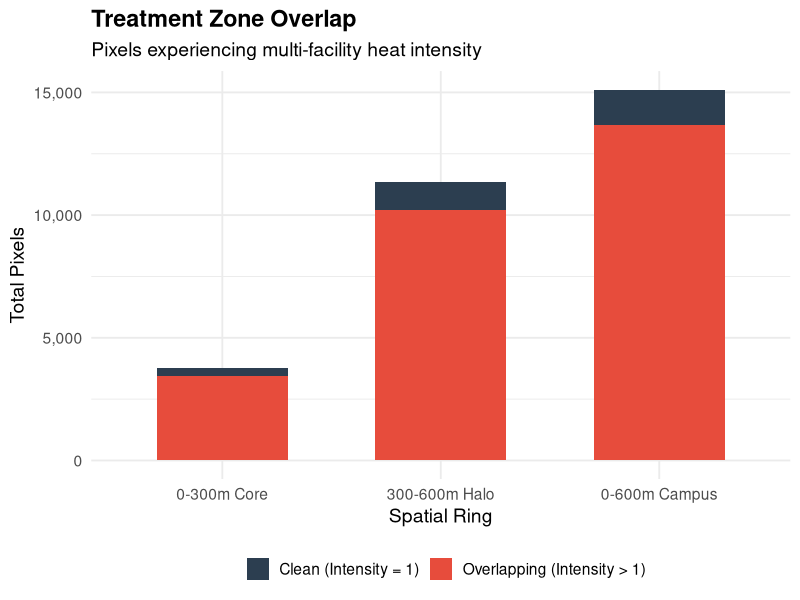
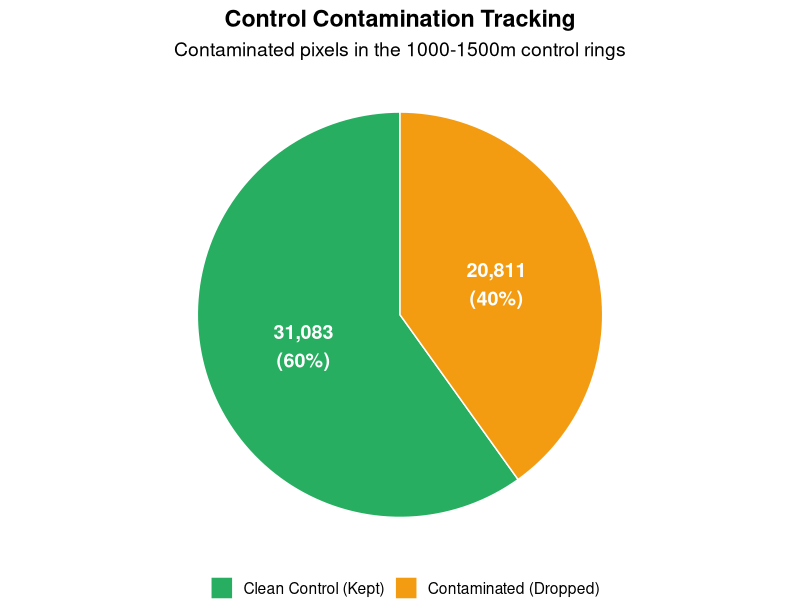

These charts were generated, in order, by the following R code:
# fig_contamination.R — Visualizing Spatial Contamination & Overlap
library(tidyverse)
library(here)
options(bitmapType = "cairo")

# --- 1. Load the Evaluation Data ---
df <- read_csv(here("results", "facility_contamination_ratios.csv"), show_col_types = FALSE)

# ==============================================================================
# PLOT 1: TREATMENT ZONE OVERLAP (STACKED BAR CHART)
# ==============================================================================
treat_data <- df %>%
  mutate(
    clean_treat_px = drop_treat_px,
    multi_treated_px = additive_treat_px - drop_treat_px 
  ) %>%
  group_by(ring) %>%
  summarise(
    Clean_Treat = sum(clean_treat_px),
    Multi_Treated = sum(multi_treated_px),
    .groups = "drop"
  ) %>%
  mutate(ring = factor(ring, levels = c("0_to_300", "300_to_600", "0_to_600"), 
                       labels = c("0-300m Core", "300-600m Halo", "0-600m Campus"))) %>%
  pivot_longer(cols = c(Clean_Treat, Multi_Treated), names_to = "Category", values_to = "Pixels")

p_treat <- ggplot(treat_data, aes(x = ring, y = Pixels, fill = Category)) +
  geom_bar(stat = "identity", position = "stack", width = 0.6) +
  scale_fill_manual(values = c("Clean_Treat" = "#2c3e50", "Multi_Treated" = "#e74c3c"),
                    labels = c("Clean (Intensity = 1)", "Overlapping (Intensity > 1)")) +
  scale_y_continuous(labels = scales::comma) +
  labs(title = "Treatment Zone Overlap",
       subtitle = "Pixels experiencing multi-facility heat intensity",
       x = "Spatial Ring", y = "Total Pixels", fill = "") +
  theme_minimal(base_size = 14) +
  theme(legend.position = "bottom", 
        plot.title = element_text(face = "bold"))

ggsave(here("results", "fig_treatment_overlap.png"), plot = p_treat, width = 8, height = 6, dpi = 300)
cat("Treatment bar chart saved to results/fig_treatment_overlap.png\n")


# ==============================================================================
# PLOT 2: CONTROL HYGIENE (PIE CHART)
# ==============================================================================
# We filter to just ONE ring (0_to_600) because the 1000m-1500m control boundary 
# is identical for all tests. Summing them all would triple-count the data.
control_data <- df %>%
  filter(ring == "0_to_600") %>%
  summarise(
    Clean_Control = sum(clean_control_px),
    Contaminated_Control = sum(raw_control_px - clean_control_px)
  ) %>%
  pivot_longer(cols = everything(), names_to = "Category", values_to = "Pixels") %>%
  mutate(
    Fraction = Pixels / sum(Pixels),
    # Create a nice label with the raw count and the percentage
    Label = paste0(scales::comma(Pixels), "\n(", scales::percent(Fraction, accuracy = 1), ")")
  )

p_control <- ggplot(control_data, aes(x = "", y = Pixels, fill = Category)) +
  geom_bar(stat = "identity", width = 1, color = "white") +
  coord_polar("y", start = 0) +
  scale_fill_manual(values = c("Clean_Control" = "#27ae60", "Contaminated_Control" = "#f39c12"),
                    labels = c("Clean Control (Kept)", "Contaminated (Dropped)")) +
  geom_text(aes(label = Label), position = position_stack(vjust = 0.5), 
            size = 5, color = "white", fontface = "bold") +
  labs(title = "Control Contamination Tracking",
       subtitle = "Contaminated pixels in the 1000-1500m control rings",
       fill = "") +
  theme_void(base_size = 14) +
  theme(legend.position = "bottom", 
        plot.title = element_text(face = "bold", hjust = 0.5),
        plot.subtitle = element_text(hjust = 0.5))

ggsave(here("results", "fig_control_hygiene_pie.png"), plot = p_control, width = 8, height = 6, dpi = 300)
cat("Control pie chart saved to results/fig_control_hygiene_pie.png\n")
